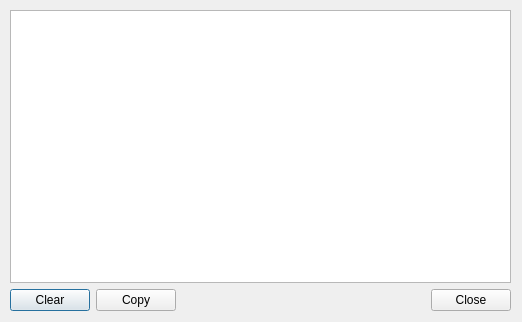
<?xml version="1.0" encoding="UTF-8"?>
<ui version="4.0">
 <class>uiAwaylog</class>
 <widget class="QDialog" name="uiAwaylog">
  <property name="geometry">
   <rect>
    <x>0</x>
    <y>0</y>
    <width>522</width>
    <height>322</height>
   </rect>
  </property>
  <property name="minimumSize">
   <size>
    <width>522</width>
    <height>322</height>
   </size>
  </property>
  <property name="maximumSize">
   <size>
    <width>522</width>
    <height>322</height>
   </size>
  </property>
  <property name="windowTitle">
   <string>Awaylog</string>
  </property>
  <property name="windowIcon">
   <iconset resource="../scc.qrc">
    <normaloff>:/images/logo16x16.png</normaloff>:/images/logo16x16.png</iconset>
  </property>
  <widget class="QWidget" name="verticalLayoutWidget">
   <property name="geometry">
    <rect>
     <x>10</x>
     <y>10</y>
     <width>501</width>
     <height>301</height>
    </rect>
   </property>
   <layout class="QVBoxLayout" name="verticalLayout">
    <item>
     <widget class="QListWidget" name="listWidget">
      <property name="wordWrap">
       <bool>true</bool>
      </property>
     </widget>
    </item>
    <item>
     <layout class="QHBoxLayout" name="horizontalLayout">
      <item>
       <widget class="QPushButton" name="pushButton_clear">
        <property name="text">
         <string>Clear</string>
        </property>
       </widget>
      </item>
      <item>
       <widget class="QPushButton" name="pushButton_copy">
        <property name="text">
         <string>Copy</string>
        </property>
       </widget>
      </item>
      <item>
       <spacer name="horizontalSpacer">
        <property name="orientation">
         <enum>Qt::Horizontal</enum>
        </property>
        <property name="sizeHint" stdset="0">
         <size>
          <width>40</width>
          <height>20</height>
         </size>
        </property>
       </spacer>
      </item>
      <item>
       <widget class="QPushButton" name="pushButton_close">
        <property name="text">
         <string>Close</string>
        </property>
       </widget>
      </item>
     </layout>
    </item>
   </layout>
  </widget>
 </widget>
 <resources>
  <include location="../scc.qrc"/>
 </resources>
 <connections/>
</ui>
